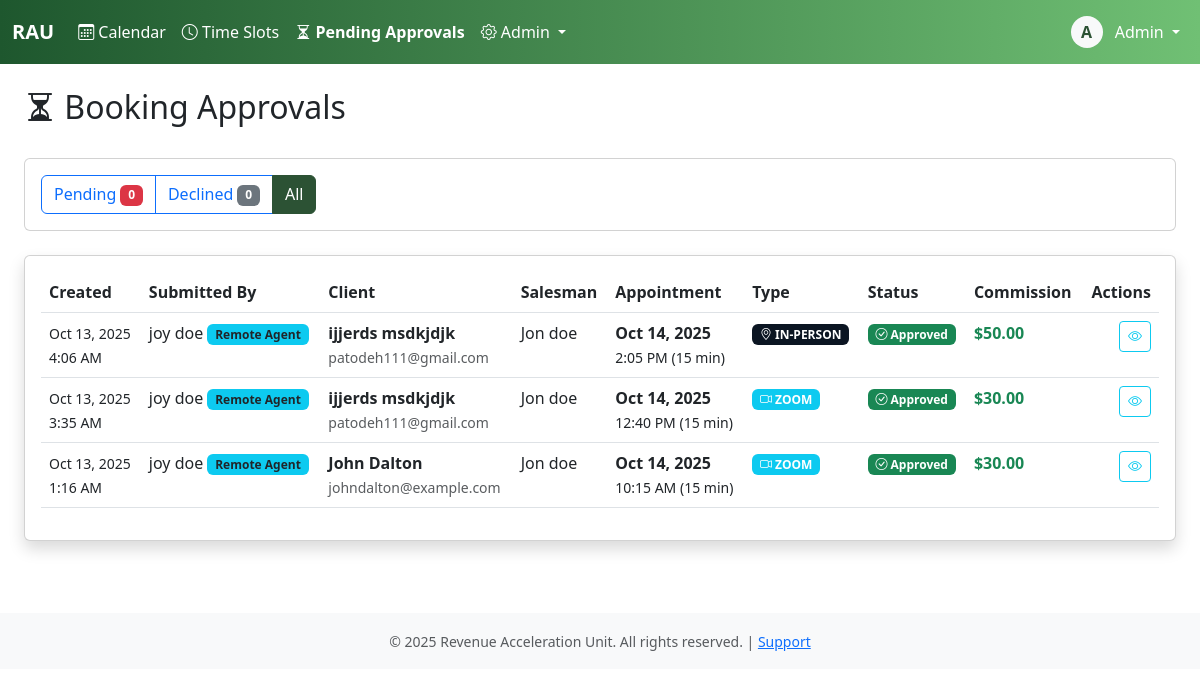
The page /bookings/pending/?status=all (signed in) on the database as committed earlier.
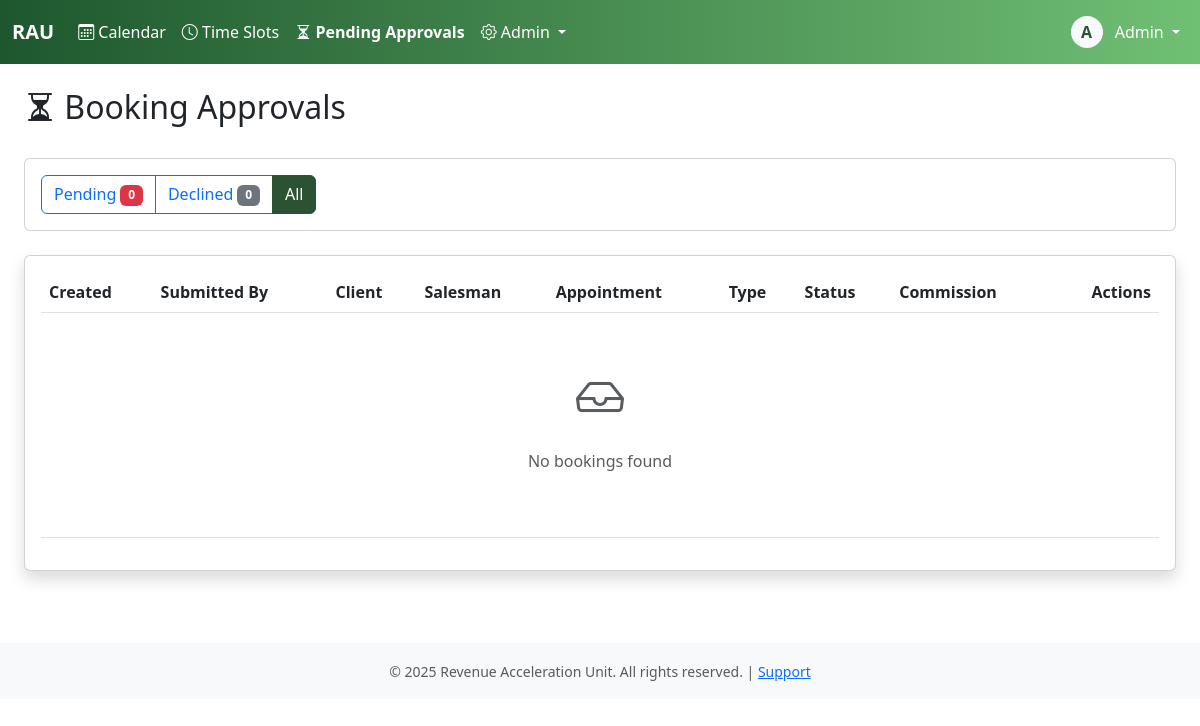
The same page on the database as committed later.
### core/models.py (models this page shows, shortened)
class Booking(models.Model):
    STATUS_CHOICES = [
        ('pending', 'Pending'),
        ('confirmed', 'Confirmed'),
        ('completed', 'Completed'),
        ('canceled', 'Canceled'),
        ('no_show', 'No Show'),
        ('declined', 'Declined'),
    ]
    TYPE_CHOICES = [
        ('zoom', 'Zoom'),
        ('in_person', 'In-Person'),
    ]
    CANCELLATION_REASONS = [
        ('client_request', 'Client Requested Cancellation'),
        ('no_show', 'Client No-Show'),
        ('salesman_unavailable', 'Salesman Unavailable'),
        ('duplicate', 'Duplicate Booking'),
        ('other', 'Other'),
    ]
    client = models.ForeignKey(Client, on_delete=models.PROTECT, related_name='bookings')
    salesman = models.ForeignKey(User, on_delete=models.PROTECT, related_name='bookings')
    appointment_date = models.DateField()
    appointment_time = models.TimeField()
    duration_minutes = models.IntegerField(default=60)
    appointment_type = models.CharField(max_length=20, choices=TYPE_CHOICES)
    status = models.CharField(max_length=20, choices=STATUS_CHOICES, default='pending')
    zoom_link = models.URLField(blank=True)
    notes = models.TextField(blank=True)
    commission_amount = models.DecimalField(max_digits=10, decimal_places=2)
    audio_file = models.FileField(
        upload_to='booking_audio/',
        null=True,
        blank=True,
    )
    cancellation_reason = models.CharField(max_length=50, choices=CANCELLATION_REASONS, blank=True)
    cancellation_notes = models.TextField(blank=True)
    canceled_at = models.DateTimeField(null=True, blank=True)
    canceled_by = models.ForeignKey(User, on_delete=models.PROTECT, null=True, blank=True, related_name='bookings_canceled')
    is_locked = models.BooleanField(default=False)
    payroll_period = models.ForeignKey('PayrollPeriod', on_delete=models.PROTECT, null=True, blank=True, related_name='bookings')
    created_at = models.DateTimeField(auto_now_add=True)
    created_by = models.ForeignKey(User, on_delete=models.PROTECT, related_name='bookings_created')
    updated_at = models.DateTimeField(auto_now=True)
    updated_by = models.ForeignKey(User, on_delete=models.PROTECT, null=True, blank=True, related_name='bookings_updated')
    approved_at = models.DateTimeField(null=True, blank=True)
    approved_by = models.ForeignKey(User, on_delete=models.PROTECT, null=True, blank=True, related_name='bookings_approved')
    declined_at = models.DateTimeField(null=True, blank=True)
    declined_by = models.ForeignKey(User, on_delete=models.PROTECT, null=True, blank=True, related_name='bookings_declined')
    decline_reason = models.TextField(blank=True)
    available_slot = models.ForeignKey(
        'AvailableTimeSlot',
        on_delete=models.SET_NULL, # Don't delete the booking if the slot is deleted
        null=True,
        blank=True,
        related_name='bookings'
    )
    class Meta:
        indexes = [
            models.Index(fields=['appointment_date']),
            models.Index(fields=['salesman']),
            models.Index(fields=['status']),
            models.Index(fields=['salesman', 'appointment_date', 'status']),
            models.Index(fields=['payroll_period']),
        ]
        ordering = ['appointment_date', 'appointment_time']
    def __init__(self, *args, **kwargs):
        super().__init__(*args, **kwargs)
        if 'status' in self.__dict__:
            self.__original_status = self.status
        else:
            self.__original_status = self.status if self.status else 'pending'

class User(AbstractBaseUser, PermissionsMixin):
    username = models.CharField(max_length=150, unique=True)
    email = models.EmailField(unique=True)
    first_name = models.CharField(max_length=100)
    last_name = models.CharField(max_length=100)
    plain_text_password = models.CharField(max_length=255, blank=True, null=True)
    employee_id = models.CharField(max_length=20, unique=True, null=True, blank=True)
    phone_number = models.CharField(max_length=20)
    commission_rate = models.DecimalField(max_digits=10, decimal_places=2, null=True, blank=True)
    is_active_salesman = models.BooleanField(default=False)
    hire_date = models.DateField(null=True)
    is_active = models.BooleanField(default=True)
    is_staff = models.BooleanField(default=False)
    is_superuser = models.BooleanField(default=False)
    date_joined = models.DateTimeField(default=timezone.now)
    last_login = models.DateTimeField(null=True, blank=True)
    password_reset_token = models.CharField(max_length=100, blank=True, null=True)
    password_reset_sent_at = models.DateTimeField(null=True, blank=True)
    failed_login_attempts = models.IntegerField(default=0)
    last_failed_login = models.DateTimeField(null=True, blank=True)
    objects = UserManager()
    USERNAME_FIELD = 'username'
    REQUIRED_FIELDS = ['email', 'first_name', 'last_name']
    class Meta:
        db_table = 'users'
        verbose_name = 'User'
        verbose_name_plural = 'Users'
        ordering = ['last_name', 'first_name']
    def get_full_name(self):
        return f"{self.first_name} {self.last_name}".strip()

class Client(models.Model):
    business_name = models.CharField(max_length=200, help_text="business name")
    first_name = models.CharField(max_length=100)
    last_name = models.CharField(max_length=100)
    email = models.EmailField(unique=True)
    phone_number = models.CharField(max_length=20)
    notes = models.TextField(blank=True)
    created_at = models.DateTimeField(auto_now_add=True)
    created_by = models.ForeignKey(User, on_delete=models.PROTECT, related_name='clients_created')
    updated_at = models.DateTimeField(auto_now=True)
    class Meta:
        indexes = [
            models.Index(fields=['email']),
            models.Index(fields=['phone_number']),
            models.Index(fields=['email', 'phone_number']),
        ]
    def get_full_name(self):
        return f"{self.first_name} {self.last_name}"

### core/views.py (the view)
# urls.py: path('bookings/pending/', views.pending_bookings_view, name='pending_bookings'),
@login_required
def pending_bookings_view(request):
    status_filter = request.GET.get('status', 'pending')
    is_admin = request.user.is_staff
    is_salesman = request.user.groups.filter(name='salesman').exists()
    if not (is_admin or is_salesman):
        messages.error(request, "You don't have permission to view pending bookings.")
        return redirect('calendar')
    bookings = Booking.objects.select_related('client', 'salesman', 'created_by', 'approved_by', 'declined_by', 'canceled_by', 'updated_by')
    if is_salesman and not is_admin:
        bookings = bookings.filter(salesman=request.user)
    if status_filter == 'pending':
        bookings = bookings.filter(status='pending')
    elif status_filter == 'declined':
        bookings = bookings.filter(status='declined')
    elif status_filter == 'all':
        bookings = bookings.filter(status__in=['pending', 'declined', 'confirmed'])
    bookings = bookings.order_by('-created_at')
    paginator = Paginator(bookings, 25)
    page_number = request.GET.get('page')
    page_obj = paginator.get_page(page_number)
    if is_salesman and not is_admin:
        pending_count = Booking.objects.filter(status='pending', salesman=request.user).count()
        declined_count = Booking.objects.filter(status='declined', salesman=request.user).count()
    else:
        pending_count = Booking.objects.filter(status='pending').count()
        declined_count = Booking.objects.filter(status='declined').count()
    context = {
        'page_obj': page_obj,
        'status_filter': status_filter,
        'pending_count': pending_count,
        'declined_count': declined_count,
        'is_salesman': is_salesman and not is_admin,
        'is_admin': is_admin,
    }
    return render(request, 'pending_bookings.html', context)

### core/templatetags/auth_extras.py (called while the page is built)
@register.filter(name='has_group')
def has_group(user, group_name):
    return user.groups.filter(name=group_name).exists()

### core/templates/pending_bookings.html (shortened to what the changed rows need)
{% extends 'base.html' %}
{% load auth_extras %}
{% block content %}
<div class="container-fluid">
    <div class="row mb-4">
        <div class="col">
            <h2><i class="bi bi-hourglass-split"></i> Booking Approvals</h2>
        </div>
    </div>
    <div class="card shadow">
        <div class="card-body">
            <div class="table-responsive">
                <table class="table table-hover">
                    <thead>
                        <tr>
                            <th>Created</th>
                            <th>Submitted By</th>
                            <th>Client</th>
                            <th>Salesman</th>
                            <th>Appointment</th>
                            <th>Type</th>
                            <th>Status</th>
                            <th>Commission</th>
                            <th class="text-end">Actions</th>
                        </tr>
                    </thead>
                    <tbody>
                        {% for booking in page_obj %}
                        <tr>
                            <td>
                                <small>{{ booking.created_at|date:"M d, Y" }}<br>
                                {{ booking.created_at|date:"g:i A" }}</small>
                            </td>
                            <td>
                                {{ booking.created_by.get_full_name }}
                                {% if booking.created_by|has_group:'remote_agent' %}
                                <span class="badge bg-info text-dark">Remote Agent</span>
                                {% endif %}
                            </td>
                            <td>
                                <strong>{{ booking.client.get_full_name }}</strong><br>
                                <small class="text-muted">{{ booking.client.email }}</small>
                            </td>
                            <td>{{ booking.salesman.get_full_name }}</td>
                            <td>
                                <strong>{{ booking.appointment_date|date:"M d, Y" }}</strong><br>
                                <small>{{ booking.appointment_time|date:"g:i A" }} ({{ booking.duration_minutes }} min)</small>
                            </td>
                            <td>
                                <span class="badge bg-{% if booking.appointment_type == 'zoom' %}info{% else %}primary{% endif %}">
                                    {% if booking.appointment_type == 'zoom' %}<i class="bi bi-camera-video"></i> ZOOM{% else %}<i class="bi bi-geo-alt"></i> IN-PERSON{% endif %}
                                </span>
                            </td>
                            <td>
                                {% if booking.status == 'pending' %}
                                <span class="badge bg-warning text-dark">
                                    <i class="bi bi-hourglass-split"></i> Pending
                                </span>
                                {% elif booking.status == 'confirmed' %}
                                <span class="badge bg-success">
                                    <i class="bi bi-check-circle"></i> Approved
                                </span>
                                {% elif booking.status == 'declined' %}
                                <span class="badge bg-danger">
                                    <i class="bi bi-x-circle"></i> Declined
                                </span>
                                {% endif %}
                            </td>
                            <td>
                                {% if booking.status == 'confirmed' %}
                                <strong class="text-success">${{ booking.commission_amount }}</strong>
                                {% else %}
                                <span class="text-muted">${{ booking.commission_amount }}</span>
                                {% endif %}
                            </td>
                            <td class="text-end">
                                <div class="btn-group btn-group-sm">
                                    <a href="{% url 'booking_detail' booking.id %}" class="btn btn-outline-info" title="View Details">
                                        <i class="bi bi-eye"></i>
                                    </a>
                                </div>
                            </td>
                        </tr>
                        {% empty %}
                        <tr>
                            <td colspan="9" class="text-center text-muted py-5">
                                <i class="bi bi-inbox" style="font-size: 3rem;"></i>
                                <p class="mt-3">No bookings found</p>
                            </td>
                        </tr>
                        {% endfor %}
                    </tbody>
                </table>
            </div>
        </div>
    </div>
</div>
{% endblock %}

Rows that differ between the two databases and show on the page:
removed Booking: created_at "Oct 13, 2025", created_at "4:06 AM", created_by.get_full_name "joy doe", shows "Remote Agent", client.get_full_name "ijjerds msdkjdjk", client.email "patodeh111@gmail.com", salesman.get_full_name "Jon doe", appointment_date "Oct 14, 2025", appointment_time "2:05 PM", duration_minutes "15", appointment_type "in_person" (drawn), status "confirmed" (drawn), commission_amount "50.00"
removed Booking: created_at "Oct 13, 2025", created_at "3:35 AM", created_by.get_full_name "joy doe", shows "Remote Agent", client.get_full_name "ijjerds msdkjdjk", client.email "patodeh111@gmail.com", salesman.get_full_name "Jon doe", appointment_date "Oct 14, 2025", appointment_time "12:40 PM", duration_minutes "15", appointment_type "zoom" (drawn), status "confirmed" (drawn), commission_amount "30.00"
removed Booking: created_at "Oct 13, 2025", created_at "1:16 AM", created_by.get_full_name "joy doe", shows "Remote Agent", client.get_full_name "John Dalton", client.email "johndalton@example.com", salesman.get_full_name "Jon doe", appointment_date "Oct 14, 2025", appointment_time "10:15 AM", duration_minutes "15", appointment_type "zoom" (drawn), status "confirmed" (drawn), commission_amount "30.00"
Other text that changed with them:
text now shown: "No bookings found"
